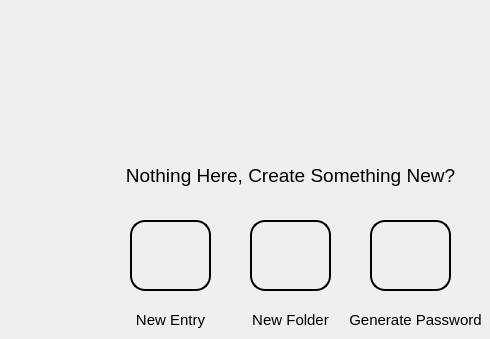
         <widget class="QWidget" name="page">
          <widget class="QLabel" name="label_8">
           <property name="geometry">
            <rect>
             <x>120</x>
             <y>160</y>
             <width>341</width>
             <height>31</height>
            </rect>
           </property>
           <property name="font">
            <font>
             <pointsize>14</pointsize>
            </font>
           </property>
           <property name="text">
            <string>Nothing Here, Create Something New?</string>
           </property>
           <property name="alignment">
            <set>Qt::AlignCenter</set>
           </property>
          </widget>
          <widget class="QPushButton" name="create_folder_2">
           <property name="geometry">
            <rect>
             <x>250</x>
             <y>220</y>
             <width>81</width>
             <height>71</height>
            </rect>
           </property>
           <property name="font">
            <font>
             <pointsize>12</pointsize>
            </font>
           </property>
           <property name="cursor">
            <cursorShape>ArrowCursor</cursorShape>
           </property>
           <property name="toolTip">
            <string notr="true">Create New Folder</string>
           </property>
           <property name="statusTip">
            <string>Create New Folder</string>
           </property>
           <property name="styleSheet">
            <string notr="true">QPushButton{
  border: 1.5px solid black;
  border-radius: 15px;
  padding: 5px;
}
QPushButton:hover{
  background-color: rgb(213, 213, 213);  
}</string>
           </property>
           <property name="text">
            <string/>
           </property>
           <property name="icon">
            <iconset>
             <normaloff>../Data Manager/Project MEW/GUI INTERFACE/icons/plus-circle.svg</normaloff>../Data Manager/Project MEW/GUI INTERFACE/icons/plus-circle.svg</iconset>
           </property>
           <property name="iconSize">
            <size>
             <width>24</width>
             <height>24</height>
            </size>
           </property>
          </widget>
          <widget class="QPushButton" name="passwordgen_2">
           <property name="geometry">
            <rect>
             <x>370</x>
             <y>220</y>
             <width>81</width>
             <height>71</height>
            </rect>
           </property>
           <property name="sizePolicy">
            <sizepolicy hsizetype="Minimum" vsizetype="Fixed">
             <horstretch>0</horstretch>
             <verstretch>0</verstretch>
            </sizepolicy>
           </property>
           <property name="font">
            <font>
             <pointsize>12</pointsize>
            </font>
           </property>
           <property name="cursor">
            <cursorShape>ArrowCursor</cursorShape>
           </property>
           <property name="contextMenuPolicy">
            <enum>Qt::NoContextMenu</enum>
           </property>
           <property name="acceptDrops">
            <bool>false</bool>
           </property>
           <property name="toolTip">
            <string notr="true" extracomment="Generate Passwords">Generate Passwords</string>
           </property>
           <property name="toolTipDuration">
            <number>-1</number>
           </property>
           <property name="statusTip">
            <string extracomment="Generate Passwords">Generate New Password</string>
           </property>
           <property name="whatsThis">
            <string>Generate Passwords</string>
           </property>
           <property name="accessibleName">
            <string extracomment="Generate Passwords">Generate Passwords</string>
           </property>
           <property name="accessibleDescription">
            <string extracomment="Generate Passwords">Generate Passwords</string>
           </property>
           <property name="styleSheet">
            <string notr="true">QPushButton{
  border: 1.5px solid black;
  border-radius: 15px;
  padding: 5px;
}
QPushButton:hover{
  background-color: rgb(213, 213, 213);  
}</string>
           </property>
           <property name="text">
            <string/>
           </property>
           <property name="icon">
            <iconset resource="../Data Manager/Project MEW/GUI INTERFACE/icon.qrc">
             <normaloff>:/newPrefix/icons/key.svg</normaloff>:/newPrefix/icons/key.svg</iconset>
           </property>
           <property name="iconSize">
            <size>
             <width>24</width>
             <height>24</height>
            </size>
           </property>
          </widget>
          <widget class="QPushButton" name="create_entry_2">
           <property name="geometry">
            <rect>
             <x>130</x>
             <y>220</y>
             <width>81</width>
             <height>71</height>
            </rect>
           </property>
           <property name="font">
            <font>
             <pointsize>12</pointsize>
            </font>
           </property>
           <property name="cursor">
            <cursorShape>ArrowCursor</cursorShape>
           </property>
           <property name="toolTip">
            <string notr="true">Create New Entry</string>
           </property>
           <property name="statusTip">
            <string>Create New Entry</string>
           </property>
           <property name="styleSheet">
            <string notr="true">QPushButton{
  border: 1.5px solid black;
  border-radius: 15px;
  padding: 5px;
}
QPushButton:hover{
  background-color: rgb(213, 213, 213);  
}</string>
           </property>
           <property name="text">
            <string/>
           </property>
           <property name="icon">
            <iconset>
             <normaloff>../Data Manager/Project MEW/GUI INTERFACE/icons/plus-circle.svg</normaloff>../Data Manager/Project MEW/GUI INTERFACE/icons/plus-circle.svg</iconset>
           </property>
           <property name="iconSize">
            <size>
             <width>24</width>
             <height>24</height>
            </size>
           </property>
          </widget>
          <widget class="QLabel" name="label_16">
           <property name="geometry">
            <rect>
             <x>125</x>
             <y>310</y>
             <width>91</width>
             <height>20</height>
            </rect>
           </property>
           <property name="font">
            <font>
             <pointsize>11</pointsize>
            </font>
           </property>
           <property name="text">
            <string>New Entry</string>
           </property>
           <property name="alignment">
            <set>Qt::AlignCenter</set>
           </property>
          </widget>
          <widget class="QLabel" name="label_17">
           <property name="geometry">
            <rect>
             <x>250</x>
             <y>310</y>
             <width>81</width>
             <height>20</height>
            </rect>
           </property>
           <property name="font">
            <font>
             <pointsize>11</pointsize>
            </font>
           </property>
           <property name="text">
            <string>New Folder</string>
           </property>
           <property name="alignment">
            <set>Qt::AlignCenter</set>
           </property>
          </widget>
          <widget class="QLabel" name="label_18">
           <property name="geometry">
            <rect>
             <x>350</x>
             <y>310</y>
             <width>131</width>
             <height>20</height>
            </rect>
           </property>
           <property name="font">
            <font>
             <pointsize>11</pointsize>
            </font>
           </property>
           <property name="text">
            <string>Generate Password</string>
           </property>
           <property name="alignment">
            <set>Qt::AlignCenter</set>
           </property>
          </widget>
         </widget>
